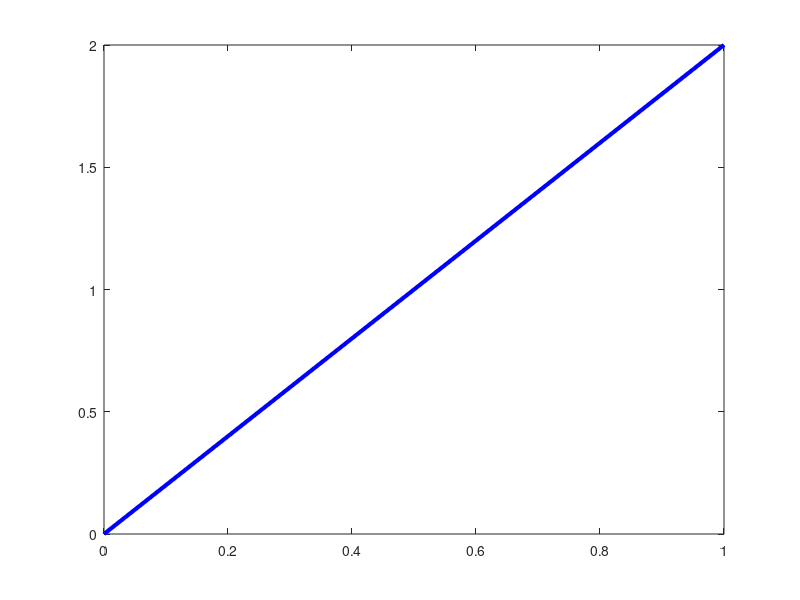
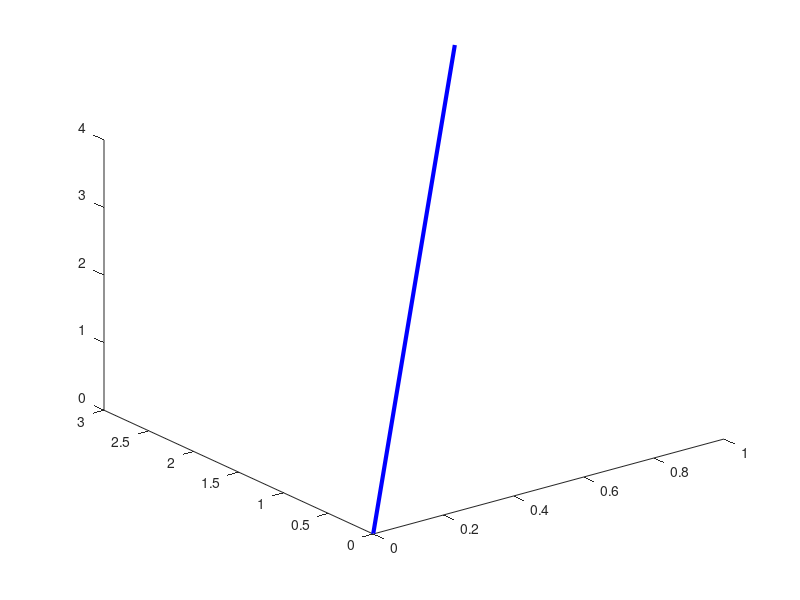

MATLAB code for these plots, in order:
clc;
clear all;
% Plot vetores 2D e 3D
a = [1 2]'; % Vetor 2D
b = [1 3 4]'; % Vetor 3D
figure(1), clf
plot([0, a(1)],[0, a(2)],'b','linew',3) % Plot 2D
figure(2), clf
plot3([0, b(1)],[0, b(2)],[0, b(3)],'b','linew',3) % Plot 3D

